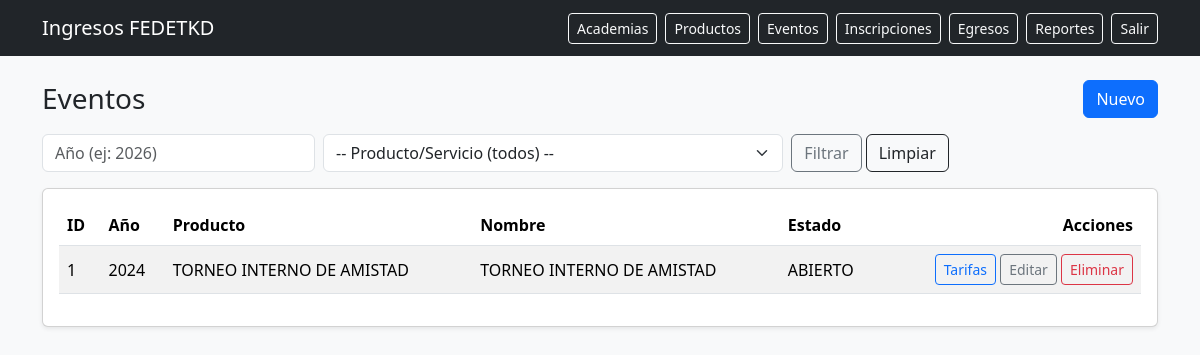
/eventos/ (signed in), run on an earlier commit of the app's database.
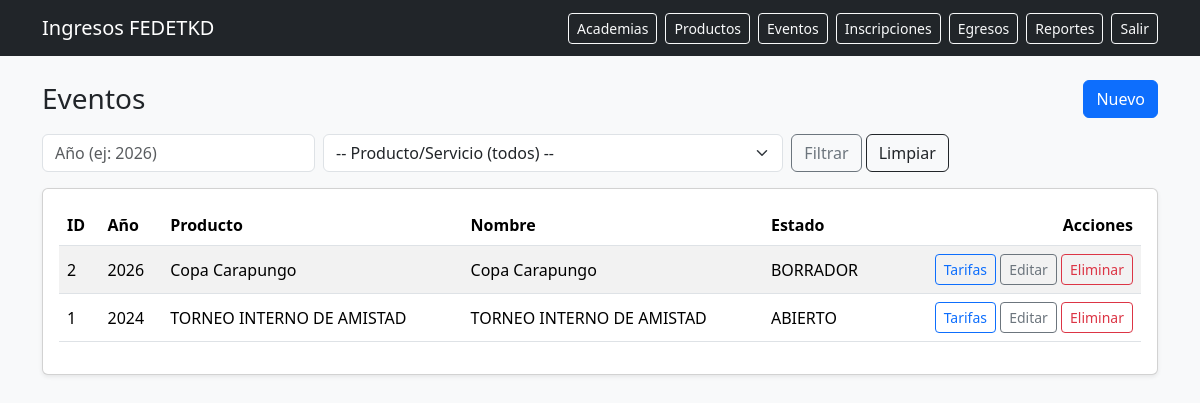
And on a later commit of the database.
### app/models/eventos.py (models this page shows)
class Evento(TimestampMixin, db.Model):
    __tablename__ = "eventos"
    id = db.Column(db.Integer, primary_key=True)
    producto_id = db.Column(db.Integer, db.ForeignKey("productos_servicio.id"), nullable=False, index=True)
    nombre = db.Column(db.String(190), nullable=False)
    anio = db.Column(db.Integer, nullable=False, index=True)
    sede = db.Column(db.String(150), nullable=True)
    fecha_inicio = db.Column(db.Date, nullable=True)
    fecha_fin = db.Column(db.Date, nullable=True)
    estado = db.Column(db.String(20), nullable=False, default="BORRADOR")
    valor_base = db.Column(db.Numeric(10, 2), nullable=False, default=0)
    producto = db.relationship("ProductoServicio", backref=db.backref("eventos", lazy=True))

### app/models/catalogos.py (models this page shows)
class ProductoServicio(TimestampMixin, db.Model):
    __tablename__ = "productos_servicio"
    id = db.Column(db.Integer, primary_key=True)
    rubro_id = db.Column(db.Integer, db.ForeignKey("rubros.id"), nullable=False, index=True)
    rubro = db.relationship("Rubro", backref=db.backref("productos", lazy=True))
    nombre = db.Column(db.String(190), nullable=False, index=True)
    descripcion = db.Column(db.Text, nullable=True)
    requiere_categoria = db.Column(db.Boolean, default=False, nullable=False)
    requiere_dan = db.Column(db.Boolean, default=False, nullable=False)
    requiere_division_poomsae = db.Column(db.Boolean, default=False, nullable=False)

### app/blueprints/eventos/routes.py (the view)
@bp.route("/")
@login_required
def index():
    anio = request.args.get("anio", type=int)
    producto_id = request.args.get("producto_id", type=int)
    query = Evento.query.join(ProductoServicio).order_by(Evento.anio.desc(), Evento.nombre.asc())
    if anio:
        query = query.filter(Evento.anio == anio)
    if producto_id:
        query = query.filter(Evento.producto_id == producto_id)
    eventos = query.all()
    productos = ProductoServicio.query.order_by(ProductoServicio.nombre.asc()).all()
    return render_template(
        "eventos/index.html",
        eventos=eventos,
        productos=productos,
        anio=anio,
        producto_id=producto_id,
    )

### app/models/auth.py (called while the page is built)
@login_manager.user_loader
def load_user(user_id: str):
    return User.query.get(int(user_id))

### app/templates/eventos/index.html (shortened to what this page needs)
{% extends "base.html" %}
{% block content %}
<div class="d-flex justify-content-between align-items-center mb-3">
  <h3 class="mb-0">Eventos</h3>
  <a class="btn btn-primary" href="{{ url_for('eventos.nuevo') }}">Nuevo</a>
</div>
<form class="row g-2 mb-3" method="get">
  <div class="col-md-3">
    <input class="form-control" name="anio" value="{{ anio or '' }}" placeholder="Año (ej: 2026)">
  </div>
  <div class="col-md-5">
    <select class="form-select" name="producto_id">
      <option value="">-- Producto/Servicio (todos) --</option>
    </select>
  </div>
  <div class="col-md-4">
    <button class="btn btn-outline-secondary">Filtrar</button>
    <a class="btn btn-outline-dark" href="{{ url_for('eventos.index') }}">Limpiar</a>
  </div>
</form>
<div class="card shadow-sm">
  <div class="card-body">
    <table class="table table-striped align-middle">
      <thead>
        <tr>
          <th>ID</th>
          <th>Año</th>
          <th>Producto</th>
          <th>Nombre</th>
          <th>Estado</th>
          <th class="text-end">Acciones</th>
        </tr>
      </thead>
      <tbody>
      {% for e in eventos %}
        <tr>
          <td>{{ e.id }}</td>
          <td>{{ e.anio }}</td>
          <td>{{ e.producto.nombre }}</td>
          <td>{{ e.nombre }}</td>
          <td>{{ e.estado }}</td>
          <td class="text-end">
            <a class="btn btn-sm btn-outline-primary" href="{{ url_for('tarifas.index', evento_id=e.id) }}">Tarifas</a>
            <a class="btn btn-sm btn-outline-secondary" href="{{ url_for('eventos.editar', evento_id=e.id) }}">Editar</a>
            <form method="post" action="{{ url_for('eventos.eliminar', evento_id=e.id) }}" class="d-inline"
                  onsubmit="return confirm('¿Eliminar evento?');">
              <button class="btn btn-sm btn-outline-danger">Eliminar</button>
            </form>
          </td>
        </tr>
      {% endfor %}
      </tbody>
    </table>
  </div>
</div>
{% endblock %}

What changed in the data, as far as the page shows it:
added Evento: id "2", anio "2026", producto.nombre "Copa Carapungo", nombre "Copa Carapungo", estado "BORRADOR"
